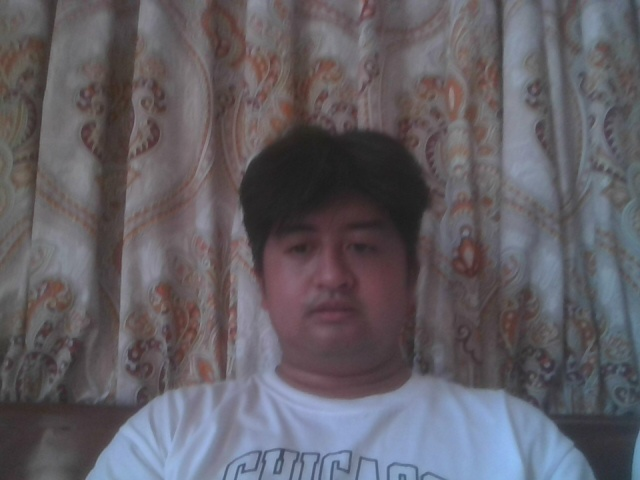
#> input picture faces/Castillo/01.jpg, 640 x 480 px; its folder holds only this picture in this run
$ python facefilter.py
#> lines starting #> are read from the running program, lines starting #| are printed output that depends on the picture
import os
import cv2

def face_filter():
    # Directory where faces will be saved
    os.makedirs('test_save', exist_ok=True)
    # Directory containing the faces to be filtered
    # faces_folder_dir = 'test_faces'
    faces_folder_dir = 'faces'
    os.makedirs(faces_folder_dir, exist_ok=True)

    folder_count = 0
    image_count = 0
    face_count = 0
    no_face = 0
    multiple_face = 0

    if not os.path.exists(faces_folder_dir):
        print("No faces found")
        return

    for person_name in os.listdir(faces_folder_dir):
        person_dir = os.path.join(faces_folder_dir, person_name)
        if not os.path.isdir(person_dir):
            continue
        for image_name in os.listdir(person_dir):
            image_path = os.path.join(person_dir, image_name)
            image = cv2.imread(image_path)
#> image is the input picture: shape (480, 640, 3); mean B, G, R 101, 94.2, 97.8
            if image is None:
                continue
            gray_frame = cv2.cvtColor(image, cv2.COLOR_BGR2GRAY)
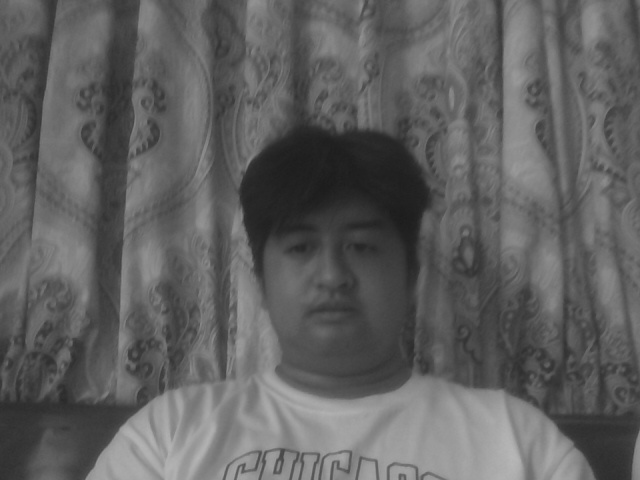
#> gray_frame: shape (480, 640); min 27, max 184, mean 96.1
            face_cascade = cv2.CascadeClassifier(cv2.data.haarcascades + 'haarcascade_frontalface_default.xml')
            faces = face_cascade.detectMultiScale(gray_frame, scaleFactor=1.1, minNeighbors=5, minSize=(64, 64))
#> faces = [[245, 183, 171, 171]]

            if len(faces) == 0:
                print(f"No faces: {image_path}")
                no_face += 1
                # os.remove(image_path)
                # continue
            elif len(faces) > 1:
                print(f"Multiple faces: {image_path}")
                multiple_face += 1
                # os.remove(image_path)
                # continue

            os.makedirs(f'facetest/{person_name}', exist_ok=True)
            for (x, z, w, h) in faces:
                # Save the faces from the image
                # face_img = image[z:z+h+30, x:x+w+30]
                # cv2.imwrite(f'facetest/{person_name}/{face_count}-{image_name}', face_img)
                face_count += 1
#> this loop made 1 pass
#> (x, z, w, h, face_count) on pass 1: (245, 183, 171, 171, 1)
#> after the loop, face_count = 1
            image_count += 1
        folder_count += 1
#> pass 2 of the loop in face_filter, `for person_name in os.listdir(faces_folder_dir):`:
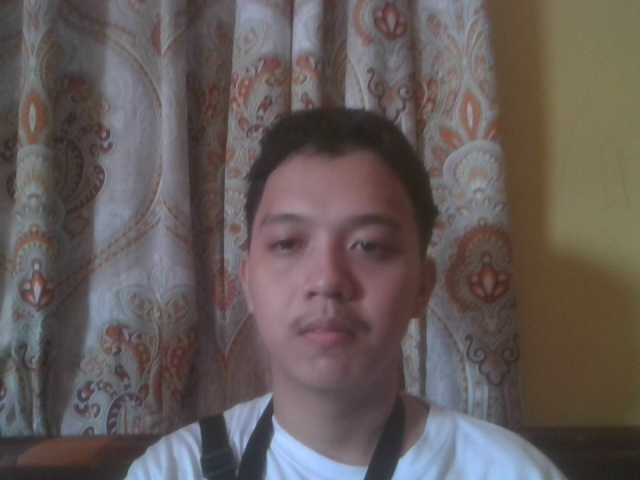
#> input picture faces/Copioso/01.jpg, 640 x 480 px
#> in face_filter, image is the input picture: shape (480, 640, 3); mean B, G, R 89, 90.8, 100.1
#> in face_filter, `gray_frame = cv2.cvtColor(image, cv2.COLOR_BGR2GRAY)`:
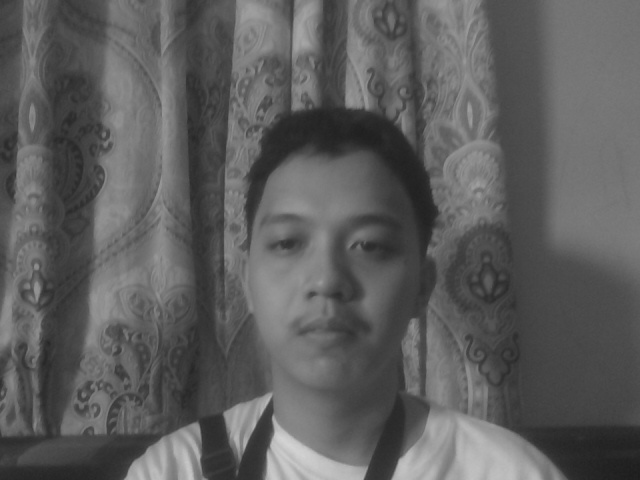
#> gray_frame: shape (480, 640); min 28, max 212, mean 93.4
#> faces = [[398, 56, 116, 116], [219, 160, 217, 217]]
#> the loop in face_filter, `for (x, z, w, h) in faces: # Save the faces from the image # face_img ..` made 2 passes
#> (x, z, w, h, face_count) on passes 1 to 2: (398, 56, 116, 116, 2), (219, 160, 217, 217, 3)
#> after the loop in face_filter, `for (x, z, w, h) in faces:`: face_count = 3

    print("")
    print(f"Folder searched: {folder_count}")
    print(f"Image processed: {image_count}")
    print(f"Faces saved: {face_count}")
#| Faces saved: 3
    print(f"No faces found: {no_face}")
    print(f"Multiple face found: {multiple_face}")

face_filter()
